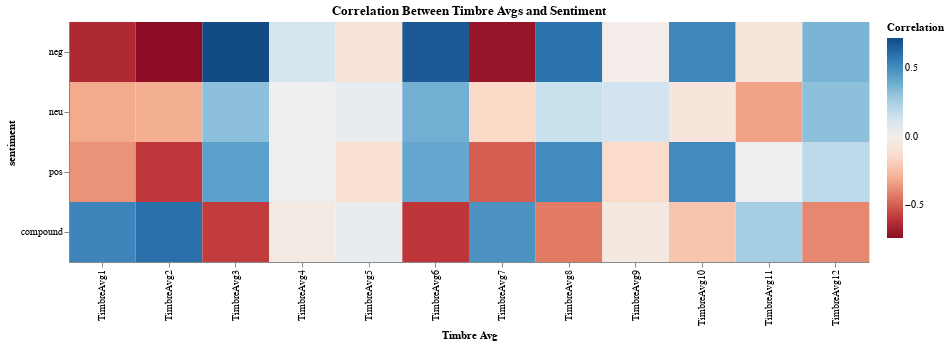

Notebook code cell kept with this figure:
### Markdown cell above
Now we compute the correlation between each sentiment and each timbre basis to see if their correlation matches our perception.

### Code cell
visualize_corr_timbre_nltk(timbre_avg_by_year, nltk_scores_by_year)

### Figure 1 — Vega-Lite specification as saved in the notebook (floating-point values rounded to 4 significant figures)
{"config": {"view": {"continuousWidth": 400, "continuousHeight": 300}}, "data": {"name": "data-79378a5a8a1350b7a6c9c17942b93930"}, "mark": "rect", "encoding": {"color": {"type": "quantitative", "field": "Correlation", "scale": {"scheme": "redblue"}}, "tooltip": [{"type": "nominal", "field": "sentiment"}, {"type": "nominal", "field": "Timbre Avg"}, {"type": "quantitative", "field": "Correlation"}], "x": {"type": "ordinal", "field": "Timbre Avg", "sort": ["TimbreAvg1", "TimbreAvg2", "TimbreAvg3", "TimbreAvg4", "TimbreAvg5", "TimbreAvg6", "TimbreAvg7", "TimbreAvg8", "TimbreAvg9", "TimbreAvg10", "TimbreAvg11", "TimbreAvg12"]}, "y": {"type": "ordinal", "field": "sentiment", "sort": ["neg", "neu", "pos", "compund"]}}, "height": 240, "title": "Correlation Between Timbre Avgs and Sentiment", "width": 800, "$schema": "https://vega.github.io/schema/vega-lite/v4.8.1.json", "datasets": {"data-79378a5a8a1350b7a6c9c17942b93930": [{"sentiment": "neg", "Timbre Avg": "TimbreAvg1", "Correlation": -0.64}, {"sentiment": "neu", "Timbre Avg": "TimbreAvg1", "Correlation": -0.31}, {"sentiment": "pos", "Timbre Avg": "TimbreAvg1", "Correlation": -0.37}, {"sentiment": "compound", "Timbre Avg": "TimbreAvg1", "Correlation": 0.53}, {"sentiment": "neg", "Timbre Avg": "TimbreAvg2", "Correlation": -0.74}, {"sentiment": "neu", "Timbre Avg": "TimbreAvg2", "Correlation": -0.3}, {"sentiment": "pos", "Timbre Avg": "TimbreAvg2", "Correlation": -0.59}, {"sentiment": "compound", "Timbre Avg": "TimbreAvg2", "Correlation": 0.6}, {"sentiment": "neg", "Timbre Avg": "TimbreAvg3", "Correlation": 0.72}, {"sentiment": "neu", "Timbre Avg": "TimbreAvg3", "Correlation": 0.32}, {"sentiment": "pos", "Timbre Avg": "TimbreAvg3", "Correlation": 0.43}, {"sentiment": "compound", "Timbre Avg": "TimbreAvg3", "Correlation": -0.58}, {"sentiment": "neg", "Timbre Avg": "TimbreAvg4", "Correlation": 0.12}, {"sentiment": "neu", "Timbre Avg": "TimbreAvg4", "Correlation": -0.0}, {"sentiment": "pos", "Timbre Avg": "TimbreAvg4", "Correlation": 0.01}, {"sentiment": "compound", "Timbre Avg": "TimbreAvg4", "Correlation": -0.05}, {"sentiment": "neg", "Timbre Avg": "TimbreAvg5", "Correlation": -0.1}, {"sentiment": "neu", "Timbre Avg": "TimbreAvg5", "Correlation": 0.04}, {"sentiment": "pos", "Timbre Avg": "TimbreAvg5", "Correlation": -0.12}, {"sentiment": "compound", "Timbre Avg": "TimbreAvg5", "Correlation": 0.03}, {"sentiment": "neg", "Timbre Avg": "TimbreAvg6", "Correlation": 0.67}, {"sentiment": "neu", "Timbre Avg": "TimbreAvg6", "Correlation": 0.38}, {"sentiment": "pos", "Timbre Avg": "TimbreAvg6", "Correlation": 0.41}, {"sentiment": "compound", "Timbre Avg": "TimbreAvg6", "Correlation": -0.6}, {"sentiment": "neg", "Timbre Avg": "TimbreAvg7", "Correlation": -0.71}, {"sentiment": "neu", "Timbre Avg": "TimbreAvg7", "Correlation": -0.16}, {"sentiment": "pos", "Timbre Avg": "TimbreAvg7", "Correlation": -0.5}, {"sentiment": "compound", "Timbre Avg": "TimbreAvg7", "Correlation": 0.48}, {"sentiment": "neg", "Timbre Avg": "TimbreAvg8", "Correlation": 0.59}, {"sentiment": "neu", "Timbre Avg": "TimbreAvg8", "Correlation": 0.16}, {"sentiment": "pos", "Timbre Avg": "TimbreAvg8", "Correlation": 0.51}, {"sentiment": "compound", "Timbre Avg": "TimbreAvg8", "Correlation": -0.43}, {"sentiment": "neg", "Timbre Avg": "TimbreAvg9", "Correlation": -0.03}, {"sentiment": "neu", "Timbre Avg": "TimbreAvg9", "Correlation": 0.14}, {"sentiment": "pos", "Timbre Avg": "TimbreAvg9", "Correlation": -0.15}, {"sentiment": "compound", "Timbre Avg": "TimbreAvg9", "Correlation": -0.06}, {"sentiment": "neg", "Timbre Avg": "TimbreAvg10", "Correlation": 0.52}, {"sentiment": "neu", "Timbre Avg": "TimbreAvg10", "Correlation": -0.09}, {"sentiment": "pos", "Timbre Avg": "TimbreAvg10", "Correlation": 0.51}, {"sentiment": "compound", "Timbre Avg": "TimbreAvg10", "Correlation": -0.23}, {"sentiment": "neg", "Timbre Avg": "TimbreAvg11", "Correlation": -0.09}, {"sentiment": "neu", "Timbre Avg": "TimbreAvg11", "Correlation": -0.33}, {"sentiment": "pos", "Timbre Avg": "TimbreAvg11", "Correlation": 0.01}, {"sentiment": "compound", "Timbre Avg": "TimbreAvg11", "Correlation": 0.26}, {"sentiment": "neg", "Timbre Avg": "TimbreAvg12", "Correlation": 0.36}, {"sentiment": "neu", "Timbre Avg": "TimbreAvg12", "Correlation": 0.32}, {"sentiment": "pos", "Timbre Avg": "TimbreAvg12", "Correlation": 0.2}, {"sentiment": "compound", "Timbre Avg": "TimbreAvg12", "Correlation": -0.4}]}}
